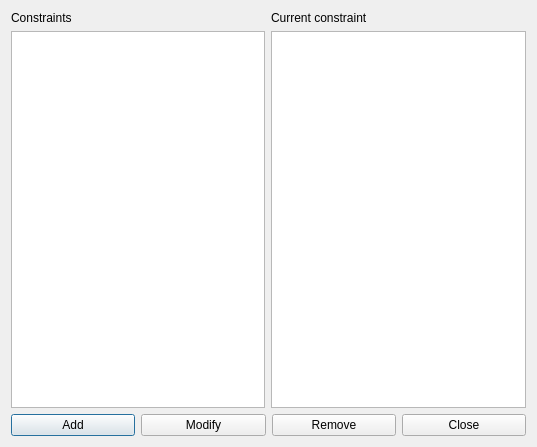
<?xml version="1.0" encoding="UTF-8"?>
<ui version="4.0">
 <class>ConstraintTeachersIntervalMaxDaysPerWeekForm_template</class>
 <widget class="QDialog" name="ConstraintTeachersIntervalMaxDaysPerWeekForm_template">
  <property name="geometry">
   <rect>
    <x>0</x>
    <y>0</y>
    <width>537</width>
    <height>447</height>
   </rect>
  </property>
  <property name="windowTitle">
   <string extracomment="This is the title of the dialog in which you see the list of all constraints of this type">Constraints teachers interval max days per week</string>
  </property>
  <layout class="QGridLayout" name="gridLayout">
   <item row="0" column="0">
    <layout class="QVBoxLayout" name="verticalLayout">
     <item>
      <widget class="QLabel" name="constraintsTextLabel">
       <property name="frameShape">
        <enum>QFrame::NoFrame</enum>
       </property>
       <property name="frameShadow">
        <enum>QFrame::Plain</enum>
       </property>
       <property name="text">
        <string>Constraints</string>
       </property>
       <property name="wordWrap">
        <bool>false</bool>
       </property>
      </widget>
     </item>
     <item>
      <widget class="QListWidget" name="constraintsListWidget"/>
     </item>
    </layout>
   </item>
   <item row="0" column="1">
    <layout class="QVBoxLayout" name="verticalLayout_2">
     <item>
      <widget class="QLabel" name="currentConstraintTextLabel">
       <property name="text">
        <string>Current constraint</string>
       </property>
       <property name="wordWrap">
        <bool>false</bool>
       </property>
      </widget>
     </item>
     <item>
      <widget class="QPlainTextEdit" name="currentConstraintTextEdit"/>
     </item>
    </layout>
   </item>
   <item row="1" column="0" colspan="2">
    <layout class="QHBoxLayout" name="horizontalLayout">
     <item>
      <widget class="QPushButton" name="addConstraintPushButton">
       <property name="text">
        <string>Add</string>
       </property>
      </widget>
     </item>
     <item>
      <widget class="QPushButton" name="modifyConstraintPushButton">
       <property name="text">
        <string>Modify</string>
       </property>
      </widget>
     </item>
     <item>
      <widget class="QPushButton" name="removeConstraintPushButton">
       <property name="text">
        <string>Remove</string>
       </property>
      </widget>
     </item>
     <item>
      <widget class="QPushButton" name="closePushButton">
       <property name="text">
        <string>Close</string>
       </property>
      </widget>
     </item>
    </layout>
   </item>
  </layout>
 </widget>
 <layoutdefault spacing="6" margin="11"/>
 <resources/>
 <connections/>
</ui>
